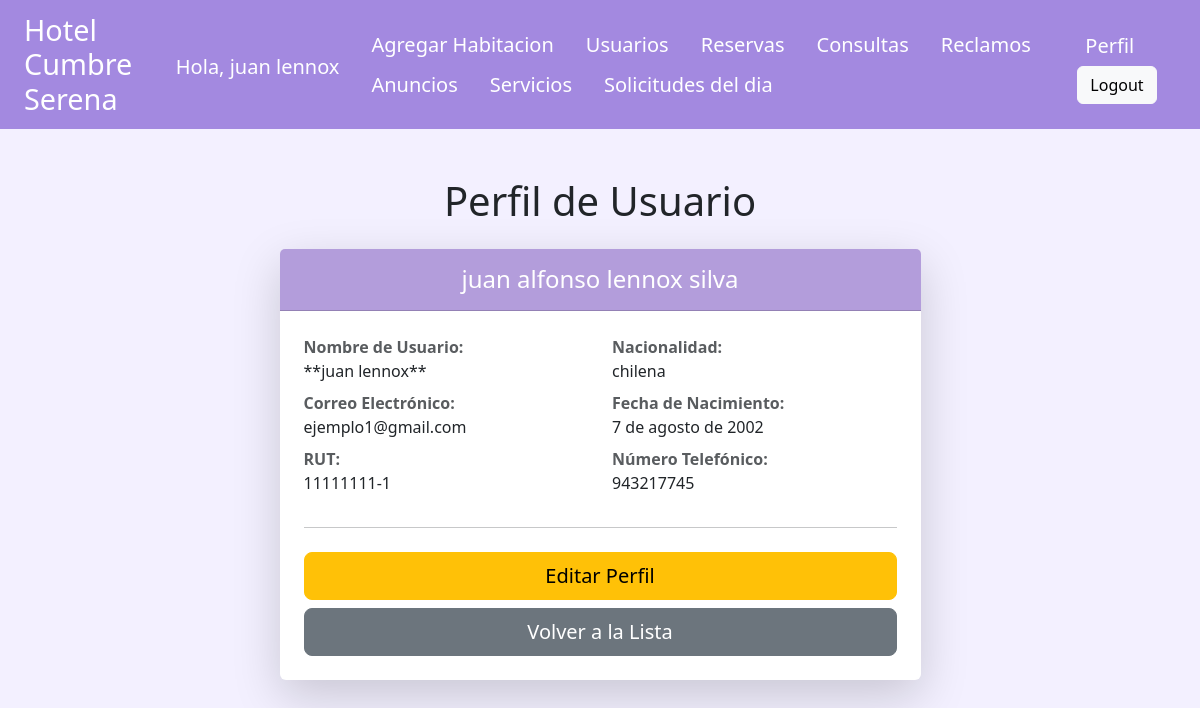
/accounts/profile/ (signed in), run on the app's committed database.
### hotel/models.py (models this page shows, shortened)
class Usuario(models.Model):
    user = models.OneToOneField(User, on_delete=models.CASCADE)
    nacionalidad = models.CharField(max_length=100)
    rut = models.CharField(max_length=10, unique=True)
    fecha_nacimiento = models.DateField()
    nombre_completo = models.CharField(max_length=200)
    numero_telefonico = models.CharField(max_length=9, unique=True)
    correo = models.EmailField(unique=True)
    rol = models.ForeignKey(Rol, on_delete=models.CASCADE)

### registration/views.py (the view)
# urls.py: path('profile/', PerfilUsuarioView.as_view(), name='perfil'),
@method_decorator(login_required, name='dispatch')
class PerfilUsuarioView(DetailView):
    model = Usuario
    template_name = 'registration/profile.html'
    context_object_name = 'usuario'
    def get_object(self):
        user = self.request.user
        return Usuario.objects.filter(user=user).first()

### registration/templates/registration/profile.html (shortened to what this page needs)
{% extends 'hotel/base.html' %}
{% block content %}
<div class="container mt-5">
    <div class="row justify-content-center">
        <div class="col-md-9 col-lg-7">
            {% if usuario %}
            <h1 class="text-center mb-4">Perfil de Usuario</h1>
            <div class="card shadow-lg border-0">
                <div class="card-header text-white text-center py-3" style="background-color: #B39DDB;">
                    <h4 class="mb-0">{{ usuario.nombre_completo }}</h4>
                </div>
                <div class="card-body p-4">
                    <div class="row">
                        <div class="col-sm-6">
                            <p class="mb-2">
                                <strong class="text-muted d-block">Nombre de Usuario:</strong>
                                **{{ usuario.user.username }}**
                            </p>
                            <p class="mb-2">
                                <strong class="text-muted d-block">Correo Electrónico:</strong>
                                {{ usuario.correo }}
                            </p>
                            <p class="mb-2">
                                <strong class="text-muted d-block">RUT:</strong>
                                {{ usuario.rut }}
                            </p>
                        </div>
                        <div class="col-sm-6">
                            <p class="mb-2">
                                <strong class="text-muted d-block">Nacionalidad:</strong>
                                {{ usuario.nacionalidad }}
                            </p>
                            <p class="mb-2">
                                <strong class="text-muted d-block">Fecha de Nacimiento:</strong>
                                {{ usuario.fecha_nacimiento }}
                            </p>
                            <p class="mb-2">
                                <strong class="text-muted d-block">Número Telefónico:</strong>
                                {{ usuario.numero_telefonico }}
                            </p>
                        </div>
                    </div>
                    <hr class="my-4">
                    <div class="d-grid gap-2">
                        <a class="btn btn-warning btn-lg" href="{% url 'editar_perfil_usuario' usuario.id %}">
                            Editar Perfil
                        </a>
                        <a class="btn btn-secondary btn-lg" href="{% url 'listaHabitaciones' %}">
                            Volver a la Lista
                        </a>
                    </div>
                </div>
            </div>
            {% endif %}
        </div>
    </div>
</div>
{% endblock %}

### hotel/templates/hotel/base.html (shortened to what this page needs)
<!DOCTYPE html>
<html lang="en">
<head>
    <link href="https://cdn.jsdelivr.net/npm/bootstrap@5.3.3/dist/css/bootstrap.min.css" rel="stylesheet">
    <link rel="stylesheet" href="https://cdn.jsdelivr.net/npm/bootstrap-icons@1.10.2/font/bootstrap-icons.css">
</head>
<body>
    <nav class="navbar navbar-expand-lg justify-content-between">
        <div class="header">
            <h1 class='titulo'>Hotel Cumbre Serena</h1>
            {% if request.user.is_superuser or request.user.usuario.rol.nombre == 'Administrador' %}
                <div class="nav">
                    <p class="navbar-brand" style="color: white; margin-top: 1.3rem; margin-left: -2rem;">Hola, {{ request.user.username }}</p>
                </div>
            {% elif request.user.usuario.rol.nombre == 'Recepcionista' %}
                <div class="nav">
                    <p class="navbar-brand">{{ request.user.username }}</p>
                    <p class="navbar-brand">{{ request.user.usuario.rol }}</p>
                </div>
            {% elif request.user.usuario.rol.nombre == 'Huesped' %}
                <div class="nav">
                    <p class="navbar-brand" style="color: white; margin-top: 1.3rem; margin-left: 2rem;">Hola, {{ request.user.username }}</p>
                </div>
            {% endif %}
            {% if request.user.is_superuser or request.user.usuario.rol.nombre == 'Administrador' %}
                <div class="nav">
                    <a class="navbar-brand" href="{% url 'crearHabitacion' %}">Agregar Habitacion</a>
                    <a class="navbar-brand" href="{% url 'Lista_usuarios' %}">Usuarios</a>
                    <a class="navbar-brand" href="{% url 'listaReservas' %}">Reservas</a>
                    <a class="navbar-brand" href="{% url 'listaConsultas' %}">Consultas</a>
                    <a class="navbar-brand" href="{% url 'listaReclamos' %}">Reclamos</a>
                    <a class="navbar-brand" href="{% url 'lista_anuncios' %}">Anuncios</a>
                    <a class="navbar-brand" href="{% url 'listaServicios' %}">Servicios</a>
                    <a class="navbar-brand" href="{% url 'listaSolicitudes' %}">Solicitudes del dia</a>
                </div>
            {% endif %}
            <div class="nav navbar-right-links">
                {% if request.user.is_authenticated %}
                    <a class="navbar-brand" href="{% url 'perfil' %}">Perfil</a>
                    <form action="{% url 'logout' %}" method="post">
                        <button class="btn btn-light" type="submit">Logout</button>
                    </form>
                {% else %}
                    <a class="navbar-brand" href="{% url 'home' %}">Inicio</a>
                    <a class="navbar-brand" href="{% url 'listaHabitaciones' %}">Ver Habitaciones</a>
                    <a class="navbar-brand" href="{% url 'login' %}">Login</a>
                    <a class="navbar-brand" href="{% url 'signup' %}">Registrate</a>
                {% endif %}
            </div>
        </div>
    </nav>
    <div class="container-fluid">
        {% block content %}{% endblock %}
    </div>
</body>
</html>

### hotel/templates/hotel/base.html (style rules this page uses)
body { background-color: #F3F0FF; font-family: 'Segoe UI', Tahoma, Geneva, Verdana, sans-serif; }
nav.navbar { background-color: #A389E0; color: white; padding: 0.8rem 1.5rem; }
nav.navbar h1.titulo { color: white; font-size: 1.8rem; margin: 0; display: inline-block; vertical-align: middle; }
nav.navbar .nav a.navbar-brand { color: white; margin-left: 1rem; font-weight: 500; }
nav.navbar .btn { margin-left: 0.5rem; }
.navbar-right-links { display: flex; align-items: center; margin-left: auto; }
.header { display: flex; align-items: center; width: 100%; justify-content: space-between; }
.header > div.nav { display: flex !important; align-items: center; }

### data on the page
Usuario: nombre_completo "juan alfonso lennox silva", user.username "juan lennox", correo "ejemplo1@gmail.com", rut "11111111-1", nacionalidad "chilena", fecha_nacimiento "7 de agosto de 2002", numero_telefonico "943217745"

### other printed values
{{ request.user.username }} "juan lennox"
